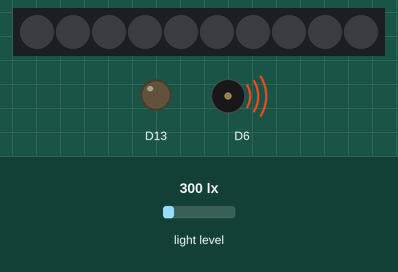
Simulated run of this sketch. Board: Adafruit Circuit Playground Express. On the bench: 10 RGB LEDs in strip order, left to right, output pins drawn as LEDs (lit = HIGH), buzzer (waves = sounding). The inputs (shaded band) are chosen by the test bench; at power-on: light level 300 lx. What the sketch prints to the serial monitor is not drawn.

Above: at 0.05 s.
Timing chart, 0 to 3.0 s (numbered marks = the images above):
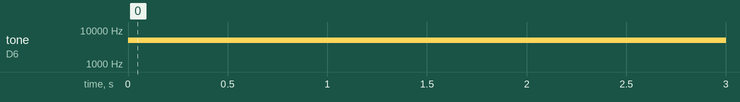

The sketch:

lightSensorExample.ino
```cpp
#include <Adafruit_Circuit_Playground.h>

int maxValue = 10;
void setup() {
  CircuitPlayground.begin();
}

void loop() {
  int sensorReading = CircuitPlayground.lightSensor();
  int frequency = map(sensorReading, 0, maxValue, 500, 800);

  Serial.println(sensorReading);

  //CircuitPlayground.playTone(frequency, duration_ms)
  CircuitPlayground.playTone(frequency, 50);
}
```

Measured:
- by itself, tone on D6: silent → 5000 Hz at 0.00 s
